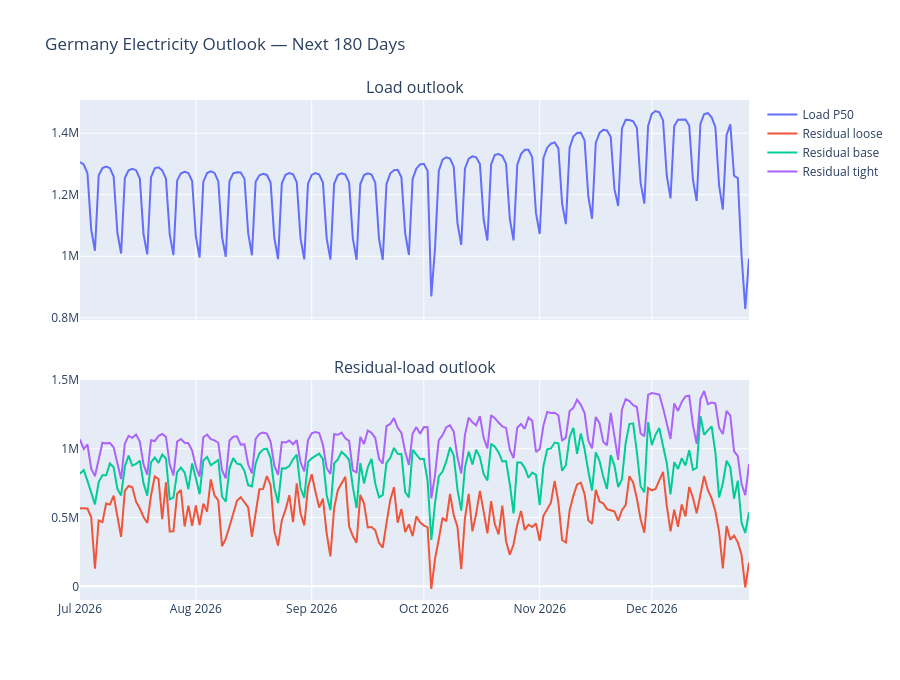

Notebook source saved alongside this figure:
### Code cell
DASHBOARD_HORIZON = 180

if DASHBOARD_HORIZON not in [7, 30, 90, 180]:
    raise ValueError("Choose 7, 30, 90 or 180 days.")

view = dash.head(DASHBOARD_HORIZON)

fig_h = make_subplots(
    rows=2, cols=1, shared_xaxes=True,
    subplot_titles=("Load outlook", "Residual-load outlook"),
    vertical_spacing=0.12
)

fig_h.add_trace(
    go.Scatter(x=view["date"], y=view["load_p50"], mode="lines", name="Load P50"),
    row=1, col=1
)
fig_h.add_trace(
    go.Scatter(x=view["date"], y=view["residual_loose"], mode="lines", name="Residual loose"),
    row=2, col=1
)
fig_h.add_trace(
    go.Scatter(x=view["date"], y=view["residual_p50"], mode="lines", name="Residual base"),
    row=2, col=1
)
fig_h.add_trace(
    go.Scatter(x=view["date"], y=view["residual_tight"], mode="lines", name="Residual tight"),
    row=2, col=1
)

fig_h.update_layout(
    title=f"Germany Electricity Outlook — Next {DASHBOARD_HORIZON} Days",
    height=680,
    hovermode="x unified"
)
fig_h.show()

### Figure 1 — Plotly figure (JSON) as saved in the notebook; plotly's stock layout.template omitted (floating-point values rounded to 4 significant figures; data arrays with more than 128 entries replaced by an {"elided": "..."} marker saying what was removed)
{"data": [{"mode": "lines", "name": "Load P50", "type": "scatter", "x": {"elided": "180 str values"}, "xaxis": "x", "y": {"elided": "180 float values"}, "yaxis": "y"}, {"mode": "lines", "name": "Residual loose", "type": "scatter", "x": {"elided": "180 str values"}, "xaxis": "x2", "y": {"elided": "180 float values"}, "yaxis": "y2"}, {"mode": "lines", "name": "Residual base", "type": "scatter", "x": {"elided": "180 str values"}, "xaxis": "x2", "y": {"elided": "180 float values"}, "yaxis": "y2"}, {"mode": "lines", "name": "Residual tight", "type": "scatter", "x": {"elided": "180 str values"}, "xaxis": "x2", "y": {"elided": "180 float values"}, "yaxis": "y2"}], "layout": {"annotations": [{"font": {"size": 16}, "showarrow": false, "text": "Load outlook", "x": 0.5, "xanchor": "center", "xref": "paper", "y": 1, "yanchor": "bottom", "yref": "paper"}, {"font": {"size": 16}, "showarrow": false, "text": "Residual-load outlook", "x": 0.5, "xanchor": "center", "xref": "paper", "y": 0.44, "yanchor": "bottom", "yref": "paper"}], "height": 680, "hovermode": "x unified", "title": {"text": "Germany Electricity Outlook — Next 180 Days"}, "xaxis": {"anchor": "y", "domain": [0, 1], "matches": "x2", "showticklabels": false}, "xaxis2": {"anchor": "y2", "domain": [0, 1]}, "yaxis": {"anchor": "x", "domain": [0.56, 1]}, "yaxis2": {"anchor": "x2", "domain": [0, 0.44]}}}
